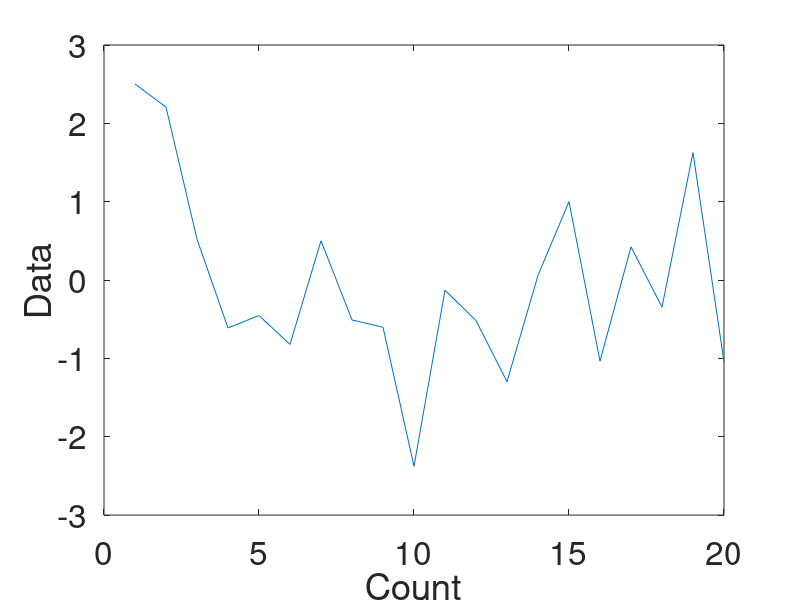
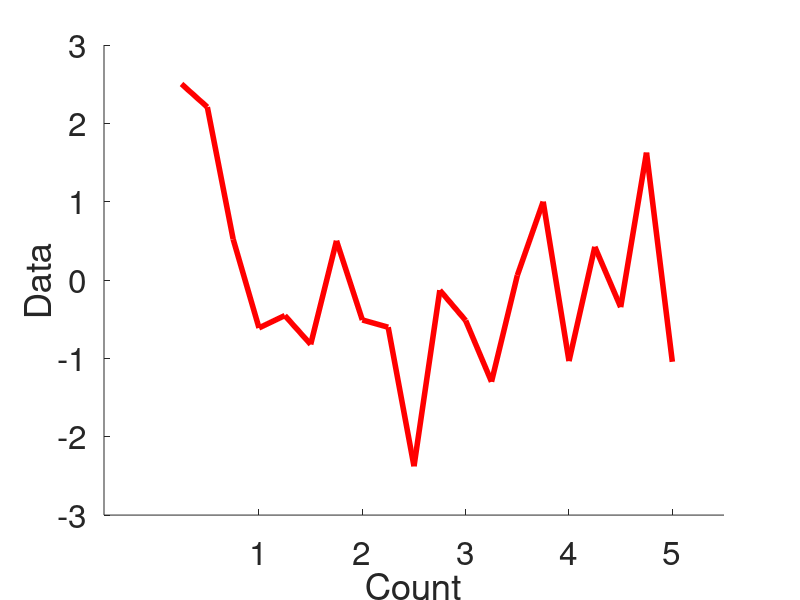
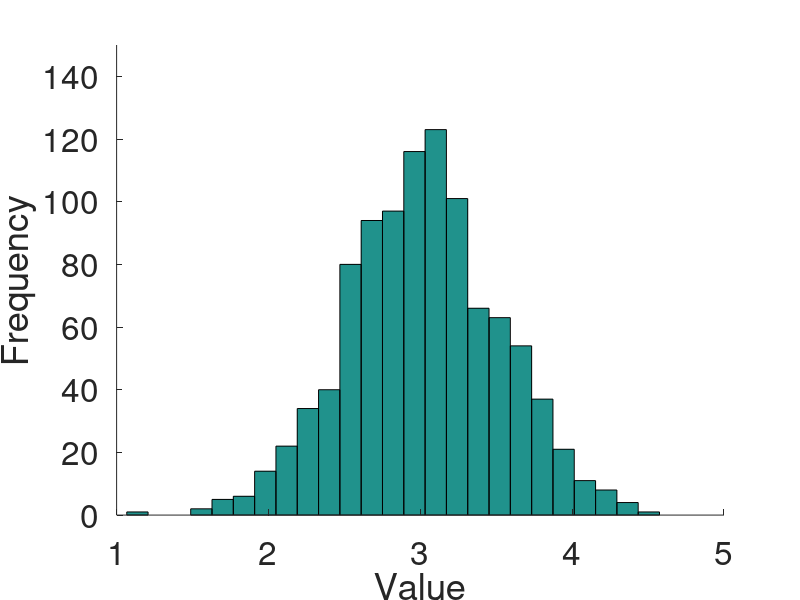
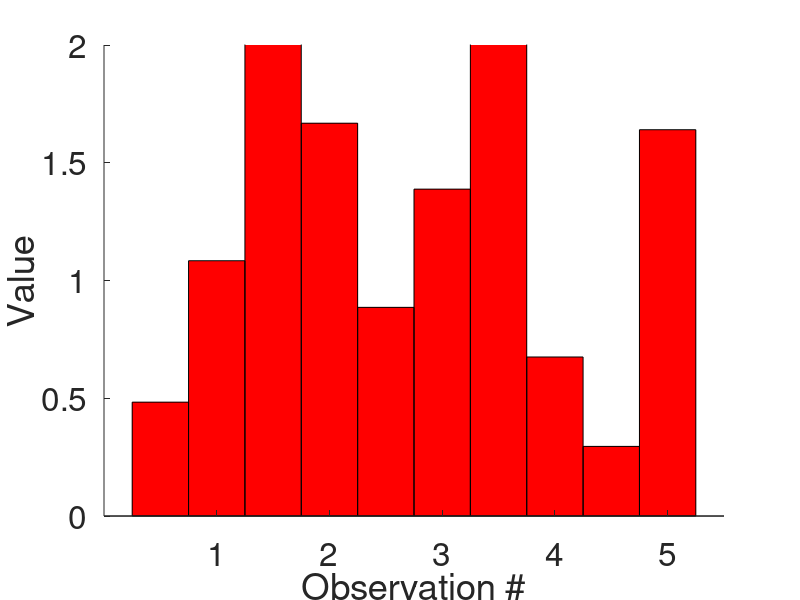

These figures' MATLAB source, in order: (Note: this script raises an error after producing the figures.)
%==========================================================================
% Intro 2 MATLAB Part 4: Plotting Data
%==========================================================================
% written by ee (eester@unr.edu), Spring 2022

% make some fake data:
y = randn(1,20);                                % create a vector y by sampling 20 values from a standard normal distribution

%==========================================================================
% basic line plot
%==========================================================================

figure(1),clf                                   % Open a figure window and clear the contents. Name it Figure 1
plot(y)                                         % Plot the data in the vector y.
set(gca,'FontSize',24)                          % Set the Font Size for the axes to 24
xlabel('Count')                                 % label the x-axis (can be anything you want)
ylabel('Data')                                  % label the y-axis (like the x-axis, can be anything you want)

figure(2),clf                                   % Open a new figure window and clear the contents. Name it Figure 21
plot(y,'r','LineWidth',4)                       % Plot the data in the vector y, but this time make the line plot red and increase the line thickness to 4
set(gca,'FontSize',24)                          % Set the Font Size for the axes to 24
set(gca,'XLim',[-2,22]);                        % set the limits of the x-axis to -2 and 22
set(gca,'XTick',4:4:20)                         % set the units of the x-axis to 4, 8, 12, 16, 20
set(gca,'YLim',[-3,3]);                         % set the limits of the y-axis to -3 and 3
set(gca,'box','off')                            % turn off the bounding box around the axes (not necessary, but makes for cleaner plots)
xlabel('Count')                                 % label the x-axis (can be anything you want)
ylabel('Data')                                  % label the y-axis (like the x-axis, can be anything you want)
set(gca,'XTickLabel',{'1','2','3','4','5'})     % set the labels on the x-axis to different values (can be anything you want)

% note: the above calls to set can be executed on one line, like this:
set(gca,'FontSize',24,'XLim',[-2,22],'XTick',4:4:20,'YLim',[-3,3],'box','off','XTickLabel',{'1','2','3','4','5'})

%==========================================================================
% Histograms
%==========================================================================

% make some fake data by sampling from a standard normal distribution
y = randn(1,1000);                              % 1000 samples plucked from a standard normal distribution

figure(3),clf   
hist(y);                                        % generate a histogram of the data in y. It should be centered at ~0.

% by default, MATLAB sorts data in calls to the hist function into 10
% equally-sized bins. But we can make the number of bins anything we want:
figure(3),clf
hist(y,25)

% all of the options we used for line plots can be applied here
xlabel('Value'); ylabel('Frequency');           % you can set several plotting values on the same lines as long as you separate them with semicolons
set(gca,'FontSize',24,'XLim',[-4,4],'XTick',-4:2:4,'YLim',[0,150],'box','off','XTickLabel',{'1','2','3','4','5'})

%==========================================================================
% Bar Plots
%==========================================================================

% make some fake data by sampling from a standard normal distribution
y = abs(randn(1,10));                          % 10 samples plucked from a standard normal distribution. taking the absolute value with abs() to make sure all the values are positive

figure(4),clf   
bar(y);                                        % generate a bar plot of the data in y

figure(4),clf   
bar(y,1,'r');                                        % same thing as above, but changing the bar size and bar color

% all of the options we used for line plots can be applied here
xlabel('Observation #'); ylabel('Value');           % you can set several plotting values on the same lines as long as you separate them with semicolons
set(gca,'FontSize',24,'XLim',[0,11],'XTick',2:2:10,'YLim',[0,2],'box','off','XTickLabel',{'1','2','3','4','5'})

%==========================================================================
% Errorbar plots
%==========================================================================

y = abs(randn(10,10));                          % generate a 10 x 10 matrix of data. Rows are "subjects" columns are "observations"
x = 1:size(y,1);                                % vector of values from 1 to the size of the 1st dimension of y (see "help size") 

m = mean(y);                                    % average across the "subjects" in data matrix y
s = std(y);                                     % standard deviation across "subjects"
sem = s/sqrt(size(y,1));                        % SEM is defined as the standard deviation divided by the square root of the # of "subjects"

figure(5),clf
errorbar(x,m,sem,'b','LineWidth',4);            % plot data with SEM errorbars; see help errorbar for more info

% all of the options we used for line plots can be applied here
ylabel('Average');           % you can set several plotting values on the same lines as long as you separate them with semicolons
set(gca,'FontSize',24,'XLim',[0,11],'XTick',2:2:10,'YLim',[0,2],'box','off','XTickLabel',{'1','2','3','4','5'})

%==========================================================================
% Scatterplots
%==========================================================================

% generate two random variables
x = randn(1,50); y = randn(1,50);

figure(6),clf
scatter(x,y)                                    % since the values in x and y are random, the plot should look like a shotgun blast
set(gca,'FontSize',24,'XLim',[-3,3],'XTick',-3:1:3,'YLim',[-3,3],'box','off')

figure(7),clf
scatter(x,y,80,'r','filled')                    % same as above, but sets the marker size to 80 pixes, changes the color of each maker to red, and fills in each marker
set(gca,'FontSize',24,'XLim',[-3,3],'XTick',-3:1:3,'YLim',[-3,3],'box','off')

figure(8),clf
scatter(x,y,80,'r','filled','square')           % but uses squares for markers instead of circles
set(gca,'FontSize',24,'XLim',[-3,3],'XTick',-3:1:3,'YLim',[-3,3],'box','off')

%==========================================================================
% Plotting Color Options:
%==========================================================================

figure(1),clf                                   % Open a figure window and clear the contents. Name it Figure 1
plot(y,'k')                                     % black
plot(y,'r')                                     % red
plot(y,'m')                                     % maroon
plot(y,'c')                                     % cyan
plot(y,'b')                                     % blue
plot(y,'y')                                     % yellow
plot(y,'g')                                     % green

%==========================================================================
% Shaded Errorbars
%==========================================================================

% it's often useful to plot the mean +/- 1 SEM (or a 95% CI; see the
% non-parametric statistics tutorial) for a point estimate. But, when
% you've got lots of estimates, this can get gnarly. For example:

data = randn(10,100);                   % 1 sec of fake EEG data for 10 subjects sampled at 100 Hz
md = squeeze(mean(data));               % average over subjects
sd = std(data)./sqrt(size(data,1));     % SEM voer subjects

% plot:
figure(1),clf
errorbar(1:1:size(data,2),md,sd,'r','LineWidth',2)
set(gca,'FontSize',24,'box','off','XLim',[1,100]);

% That's a lot of errorbars - far more than can be useful for
% visualization. Fortunately, you can replace errorbars with shaded regions
% around the mean using the MATLAB function "patch". To do this, we'll use
% a subfunction called "bandedError" in the "Helpful Functions" folder.
% This function was written by my old postdoc advisor, John Serences. 

addpath('HelpfulFunctions');

patchTrans = .33;                                                           % desired contrast of the patch around the average, can be any number between 0-1. 
figure(2),clf
a = plot(1:1:size(data,2),md,'r','LineWidth',2);                            % plot the data, and grab a plot handle for later updating (this is what the "a = " part does)
bandedError(1:1:size(data,2),md,sd,a,patchTrans);                           % inputs are: x-axis, mean data, SEM data, plot handle, patch translucense
set(gca,'FontSize',24,'box','off','XLim',[1,100]);

% voila. much prettier. There's an analog of this function I've written for
% plotting 95% confidence intervals around the mean, but we'll get to that
% later. 

%==========================================================================
% plotx
%==========================================================================

% Sometimes it's necessary to create a plot with lots of different lines in
% it, e.g., when visually inspecting EEG data from ~60 electrodes. In these
% instances, it's helpful to have a way to map each line in a plot with a
% corresponding entry (row) in a data matrix. You can do that using a
% function called "plotx", which I stole from Ramesh Srinivasan's lab at UC
% Irvine. It works the same way as the plot function, but you can click on
% different lines to get matrix indices for each line. Using the fake data
% we generated in the previous section:

figure(3),clf
plotx(data');                                       % plot all 10 lines

% try clicking on different lines in the plot and see what happens!
